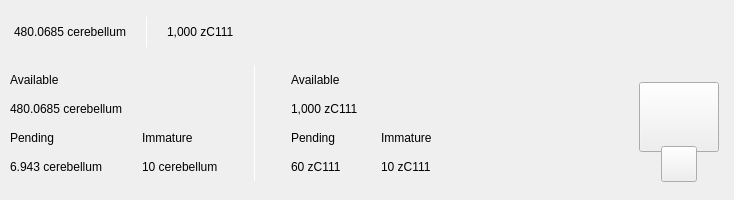
<?xml version="1.0" encoding="UTF-8"?>
<ui version="4.0">
 <class>TopBar</class>
 <widget class="QWidget" name="TopBar">
  <property name="geometry">
   <rect>
    <x>0</x>
    <y>0</y>
    <width>734</width>
    <height>200</height>
   </rect>
  </property>
  <property name="minimumSize">
   <size>
    <width>0</width>
    <height>200</height>
   </size>
  </property>
  <property name="maximumSize">
   <size>
    <width>16777215</width>
    <height>200</height>
   </size>
  </property>
  <property name="windowTitle">
   <string>Form</string>
  </property>
  <layout class="QVBoxLayout" name="verticalLayout_10" stretch="0">
   <property name="spacing">
    <number>0</number>
   </property>
   <property name="leftMargin">
    <number>0</number>
   </property>
   <property name="topMargin">
    <number>0</number>
   </property>
   <property name="rightMargin">
    <number>0</number>
   </property>
   <property name="bottomMargin">
    <number>0</number>
   </property>
   <item>
    <widget class="PFBorderImage" name="containerTop" native="true">
     <layout class="QVBoxLayout" name="verticalLayout_11">
      <property name="spacing">
       <number>0</number>
      </property>
      <property name="leftMargin">
       <number>0</number>
      </property>
      <property name="topMargin">
       <number>0</number>
      </property>
      <property name="rightMargin">
       <number>0</number>
      </property>
      <property name="bottomMargin">
       <number>0</number>
      </property>
      <item>
       <widget class="QWidget" name="top_container_2" native="true">
        <property name="minimumSize">
         <size>
          <width>0</width>
          <height>65</height>
         </size>
        </property>
        <layout class="QHBoxLayout" name="top_container">
         <property name="spacing">
          <number>0</number>
         </property>
         <property name="leftMargin">
          <number>14</number>
         </property>
         <property name="topMargin">
          <number>0</number>
         </property>
         <property name="rightMargin">
          <number>14</number>
         </property>
         <property name="bottomMargin">
          <number>0</number>
         </property>
         <item alignment="Qt::AlignVCenter">
          <widget class="QWidget" name="widgetTopAmount" native="true">
           <property name="sizePolicy">
            <sizepolicy hsizetype="Preferred" vsizetype="Maximum">
             <horstretch>0</horstretch>
             <verstretch>0</verstretch>
            </sizepolicy>
           </property>
           <layout class="QHBoxLayout" name="horizontalLayout_5">
            <property name="spacing">
             <number>0</number>
            </property>
            <property name="leftMargin">
             <number>0</number>
            </property>
            <property name="topMargin">
             <number>0</number>
            </property>
            <property name="rightMargin">
             <number>0</number>
            </property>
            <property name="bottomMargin">
             <number>0</number>
            </property>
            <item alignment="Qt::AlignTop">
             <widget class="QLabel" name="labelAmountTopC111">
              <property name="minimumSize">
               <size>
                <width>0</width>
                <height>36</height>
               </size>
              </property>
              <property name="styleSheet">
               <string notr="true">padding:0px;margin:0px;</string>
              </property>
              <property name="text">
               <string notr="true">480.0685 cerebellum</string>
              </property>
             </widget>
            </item>
            <item>
             <spacer name="horizontalSpacer_11">
              <property name="orientation">
               <enum>Qt::Horizontal</enum>
              </property>
              <property name="sizeType">
               <enum>QSizePolicy::Fixed</enum>
              </property>
              <property name="sizeHint" stdset="0">
               <size>
                <width>20</width>
                <height>20</height>
               </size>
              </property>
             </spacer>
            </item>
            <item alignment="Qt::AlignVCenter">
             <widget class="QLabel" name="typeSpacerTop">
              <property name="minimumSize">
               <size>
                <width>1</width>
                <height>30</height>
               </size>
              </property>
              <property name="maximumSize">
               <size>
                <width>1</width>
                <height>30</height>
               </size>
              </property>
              <property name="styleSheet">
               <string notr="true">background-color:white;
padding:0px;
border:none;</string>
              </property>
              <property name="text">
               <string/>
              </property>
             </widget>
            </item>
            <item>
             <spacer name="horizontalSpacer_12">
              <property name="orientation">
               <enum>Qt::Horizontal</enum>
              </property>
              <property name="sizeType">
               <enum>QSizePolicy::Fixed</enum>
              </property>
              <property name="sizeHint" stdset="0">
               <size>
                <width>20</width>
                <height>20</height>
               </size>
              </property>
             </spacer>
            </item>
            <item alignment="Qt::AlignTop">
             <widget class="QLabel" name="labelAmountTopzC111">
              <property name="minimumSize">
               <size>
                <width>0</width>
                <height>36</height>
               </size>
              </property>
              <property name="text">
               <string notr="true">1,000 zC111</string>
              </property>
             </widget>
            </item>
           </layout>
          </widget>
         </item>
         <item>
          <spacer name="horizontalSpacer">
           <property name="orientation">
            <enum>Qt::Horizontal</enum>
           </property>
           <property name="sizeHint" stdset="0">
            <size>
             <width>40</width>
             <height>20</height>
            </size>
           </property>
          </spacer>
         </item>
         <item>
          <layout class="QHBoxLayout" name="horizontalLayout_4">
           <property name="spacing">
            <number>12</number>
           </property>
           <property name="rightMargin">
            <number>0</number>
           </property>
           <item alignment="Qt::AlignRight">
            <widget class="QWidget" name="layoutSync" native="true">
             <property name="minimumSize">
              <size>
               <width>0</width>
               <height>36</height>
              </size>
             </property>
             <property name="maximumSize">
              <size>
               <width>16777215</width>
               <height>36</height>
              </size>
             </property>
             <layout class="QVBoxLayout" name="verticalLayout_9">
              <property name="leftMargin">
               <number>0</number>
              </property>
              <property name="topMargin">
               <number>0</number>
              </property>
              <property name="rightMargin">
               <number>0</number>
              </property>
              <property name="bottomMargin">
               <number>0</number>
              </property>
              <item>
               <widget class="ExpandableButton" name="pushButtonSync" native="true">
                <property name="minimumSize">
                 <size>
                  <width>36</width>
                  <height>36</height>
                 </size>
                </property>
                <property name="maximumSize">
                 <size>
                  <width>16777215</width>
                  <height>36</height>
                 </size>
                </property>
               </widget>
              </item>
             </layout>
            </widget>
           </item>
           <item>
            <widget class="ExpandableButton" name="pushButtonStack" native="true">
             <property name="minimumSize">
              <size>
               <width>36</width>
               <height>36</height>
              </size>
             </property>
            </widget>
           </item>
           <item>
            <widget class="ExpandableButton" name="pushButtonColdStaking" native="true">
             <property name="minimumSize">
              <size>
               <width>36</width>
               <height>36</height>
              </size>
             </property>
            </widget>
           </item>
           <item>
            <widget class="ExpandableButton" name="pushButtonConnection" native="true">
             <property name="minimumSize">
              <size>
               <width>36</width>
               <height>36</height>
              </size>
             </property>
            </widget>
           </item>
           <item>
            <widget class="ExpandableButton" name="pushButtonTor" native="true">
             <property name="minimumSize">
              <size>
               <width>36</width>
               <height>36</height>
              </size>
             </property>
            </widget>
           </item>
           <item>
            <widget class="ExpandableButton" name="pushButtonLock" native="true">
             <property name="sizePolicy">
              <sizepolicy hsizetype="Expanding" vsizetype="Expanding">
               <horstretch>0</horstretch>
               <verstretch>0</verstretch>
              </sizepolicy>
             </property>
             <property name="minimumSize">
              <size>
               <width>36</width>
               <height>0</height>
              </size>
             </property>
            </widget>
           </item>
           <item>
            <widget class="ExpandableButton" name="pushButtonTheme" native="true">
             <property name="minimumSize">
              <size>
               <width>36</width>
               <height>36</height>
              </size>
             </property>
             <property name="maximumSize">
              <size>
               <width>16777215</width>
               <height>36</height>
              </size>
             </property>
            </widget>
           </item>
           <item>
            <widget class="ExpandableButton" name="pushButtonFAQ" native="true">
             <property name="minimumSize">
              <size>
               <width>36</width>
               <height>36</height>
              </size>
             </property>
            </widget>
           </item>
          </layout>
         </item>
        </layout>
       </widget>
      </item>
      <item>
       <widget class="QWidget" name="bottom_container" native="true">
        <property name="minimumSize">
         <size>
          <width>0</width>
          <height>135</height>
         </size>
        </property>
        <layout class="QHBoxLayout" name="botton_container">
         <property name="leftMargin">
          <number>10</number>
         </property>
         <property name="topMargin">
          <number>0</number>
         </property>
         <property name="rightMargin">
          <number>10</number>
         </property>
         <property name="bottomMargin">
          <number>10</number>
         </property>
         <item>
          <layout class="QHBoxLayout" name="horizontalLayout_3">
           <property name="bottomMargin">
            <number>9</number>
           </property>
           <item>
            <layout class="QVBoxLayout" name="verticalLayout_7">
             <property name="spacing">
              <number>0</number>
             </property>
             <property name="leftMargin">
              <number>0</number>
             </property>
             <property name="rightMargin">
              <number>30</number>
             </property>
             <item>
              <layout class="QVBoxLayout" name="verticalLayout_2">
               <item>
                <widget class="QLabel" name="labelTitle1">
                 <property name="text">
                  <string>Available</string>
                 </property>
                </widget>
               </item>
               <item>
                <widget class="QLabel" name="labelAmountC111">
                 <property name="text">
                  <string notr="true">480.0685 cerebellum</string>
                 </property>
                </widget>
               </item>
              </layout>
             </item>
             <item>
              <layout class="QHBoxLayout" name="horizontalLayout_2">
               <property name="spacing">
                <number>0</number>
               </property>
               <item>
                <layout class="QVBoxLayout" name="verticalLayout_3">
                 <item>
                  <widget class="QLabel" name="labelTitle3">
                   <property name="text">
                    <string>Pending</string>
                   </property>
                  </widget>
                 </item>
                 <item>
                  <widget class="QLabel" name="labelPendingC111">
                   <property name="text">
                    <string notr="true">6.943 cerebellum</string>
                   </property>
                  </widget>
                 </item>
                </layout>
               </item>
               <item>
                <spacer name="horizontalSpacer_3">
                 <property name="orientation">
                  <enum>Qt::Horizontal</enum>
                 </property>
                 <property name="sizeType">
                  <enum>QSizePolicy::Fixed</enum>
                 </property>
                 <property name="sizeHint" stdset="0">
                  <size>
                   <width>40</width>
                   <height>20</height>
                  </size>
                 </property>
                </spacer>
               </item>
               <item>
                <layout class="QVBoxLayout" name="verticalLayout_4">
                 <item>
                  <widget class="QLabel" name="labelTitle4">
                   <property name="text">
                    <string>Immature</string>
                   </property>
                  </widget>
                 </item>
                 <item>
                  <widget class="QLabel" name="labelImmatureC111">
                   <property name="text">
                    <string notr="true">10 cerebellum</string>
                   </property>
                  </widget>
                 </item>
                </layout>
               </item>
              </layout>
             </item>
            </layout>
           </item>
           <item>
            <widget class="QLabel" name="typeSpacerExpanded">
             <property name="minimumSize">
              <size>
               <width>1</width>
               <height>100</height>
              </size>
             </property>
             <property name="maximumSize">
              <size>
               <width>1</width>
               <height>16777215</height>
              </size>
             </property>
             <property name="styleSheet">
              <string notr="true">background-color:white;
padding:0px;
border:none;</string>
             </property>
             <property name="text">
              <string/>
             </property>
            </widget>
           </item>
           <item>
            <widget class="QWidget" name="zerocoinBalances" native="true">
             <layout class="QVBoxLayout" name="verticalLayout_8">
              <property name="spacing">
               <number>0</number>
              </property>
              <property name="leftMargin">
               <number>30</number>
              </property>
              <property name="topMargin">
               <number>0</number>
              </property>
              <property name="rightMargin">
               <number>0</number>
              </property>
              <property name="bottomMargin">
               <number>0</number>
              </property>
              <item>
               <layout class="QVBoxLayout" name="verticalLayout">
                <item>
                 <widget class="QLabel" name="labelTitleAvailablezC111">
                  <property name="text">
                   <string>Available</string>
                  </property>
                 </widget>
                </item>
                <item>
                 <widget class="QLabel" name="labelAvailablezC111">
                  <property name="text">
                   <string notr="true">1,000 zC111</string>
                  </property>
                 </widget>
                </item>
               </layout>
              </item>
              <item>
               <layout class="QHBoxLayout" name="horizontalLayout">
                <property name="spacing">
                 <number>0</number>
                </property>
                <item>
                 <layout class="QVBoxLayout" name="verticalLayout_5">
                  <item>
                   <widget class="QLabel" name="labelTitlePendingzC111">
                    <property name="text">
                     <string>Pending</string>
                    </property>
                   </widget>
                  </item>
                  <item>
                   <widget class="QLabel" name="labelPendingzC111">
                    <property name="text">
                     <string notr="true">60 zC111</string>
                    </property>
                   </widget>
                  </item>
                 </layout>
                </item>
                <item>
                 <spacer name="horizontalSpacer_4">
                  <property name="orientation">
                   <enum>Qt::Horizontal</enum>
                  </property>
                  <property name="sizeType">
                   <enum>QSizePolicy::Fixed</enum>
                  </property>
                  <property name="sizeHint" stdset="0">
                   <size>
                    <width>40</width>
                    <height>20</height>
                   </size>
                  </property>
                 </spacer>
                </item>
                <item>
                 <layout class="QVBoxLayout" name="verticalLayout_6">
                  <item>
                   <widget class="QLabel" name="labelTitleImmaturezC111">
                    <property name="text">
                     <string>Immature</string>
                    </property>
                   </widget>
                  </item>
                  <item>
                   <widget class="QLabel" name="labelImmaturezC111">
                    <property name="text">
                     <string notr="true">10 zC111</string>
                    </property>
                   </widget>
                  </item>
                 </layout>
                </item>
               </layout>
              </item>
             </layout>
            </widget>
           </item>
          </layout>
         </item>
         <item>
          <spacer name="horizontalSpacer_2">
           <property name="orientation">
            <enum>Qt::Horizontal</enum>
           </property>
           <property name="sizeHint" stdset="0">
            <size>
             <width>40</width>
             <height>20</height>
            </size>
           </property>
          </spacer>
         </item>
         <item alignment="Qt::AlignHCenter|Qt::AlignVCenter">
          <widget class="QWidget" name="qrContainer" native="true">
           <property name="sizePolicy">
            <sizepolicy hsizetype="Preferred" vsizetype="Minimum">
             <horstretch>0</horstretch>
             <verstretch>0</verstretch>
            </sizepolicy>
           </property>
           <property name="minimumSize">
            <size>
             <width>90</width>
             <height>110</height>
            </size>
           </property>
           <property name="maximumSize">
            <size>
             <width>90</width>
             <height>110</height>
            </size>
           </property>
           <layout class="QVBoxLayout" name="containerQR">
            <property name="spacing">
             <number>0</number>
            </property>
            <property name="leftMargin">
             <number>5</number>
            </property>
            <property name="topMargin">
             <number>10</number>
            </property>
            <property name="rightMargin">
             <number>5</number>
            </property>
            <property name="bottomMargin">
             <number>0</number>
            </property>
            <item>
             <widget class="QPushButton" name="btnQr">
              <property name="minimumSize">
               <size>
                <width>70</width>
                <height>70</height>
               </size>
              </property>
              <property name="maximumSize">
               <size>
                <width>16777215</width>
                <height>70</height>
               </size>
              </property>
              <property name="focusPolicy">
               <enum>Qt::NoFocus</enum>
              </property>
              <property name="text">
               <string/>
              </property>
              <property name="iconSize">
               <size>
                <width>70</width>
                <height>70</height>
               </size>
              </property>
             </widget>
            </item>
            <item>
             <spacer name="verticalSpacer">
              <property name="orientation">
               <enum>Qt::Vertical</enum>
              </property>
              <property name="sizeType">
               <enum>QSizePolicy::Fixed</enum>
              </property>
              <property name="sizeHint" stdset="0">
               <size>
                <width>20</width>
                <height>20</height>
               </size>
              </property>
             </spacer>
            </item>
            <item alignment="Qt::AlignHCenter|Qt::AlignBottom">
             <widget class="QPushButton" name="pushButtonQR">
              <property name="minimumSize">
               <size>
                <width>36</width>
                <height>36</height>
               </size>
              </property>
              <property name="maximumSize">
               <size>
                <width>36</width>
                <height>36</height>
               </size>
              </property>
              <property name="focusPolicy">
               <enum>Qt::NoFocus</enum>
              </property>
              <property name="text">
               <string/>
              </property>
             </widget>
            </item>
           </layout>
          </widget>
         </item>
        </layout>
       </widget>
      </item>
     </layout>
    </widget>
   </item>
  </layout>
 </widget>
 <customwidgets>
  <customwidget>
   <class>ExpandableButton</class>
   <extends>QWidget</extends>
   <header>qt/cerebellum/expandablebutton.h</header>
   <container>1</container>
  </customwidget>
  <customwidget>
   <class>PFBorderImage</class>
   <extends>QFrame</extends>
   <header>qt/cerebellum/pfborderimage.h</header>
   <container>1</container>
  </customwidget>
 </customwidgets>
 <resources/>
 <connections/>
</ui>
